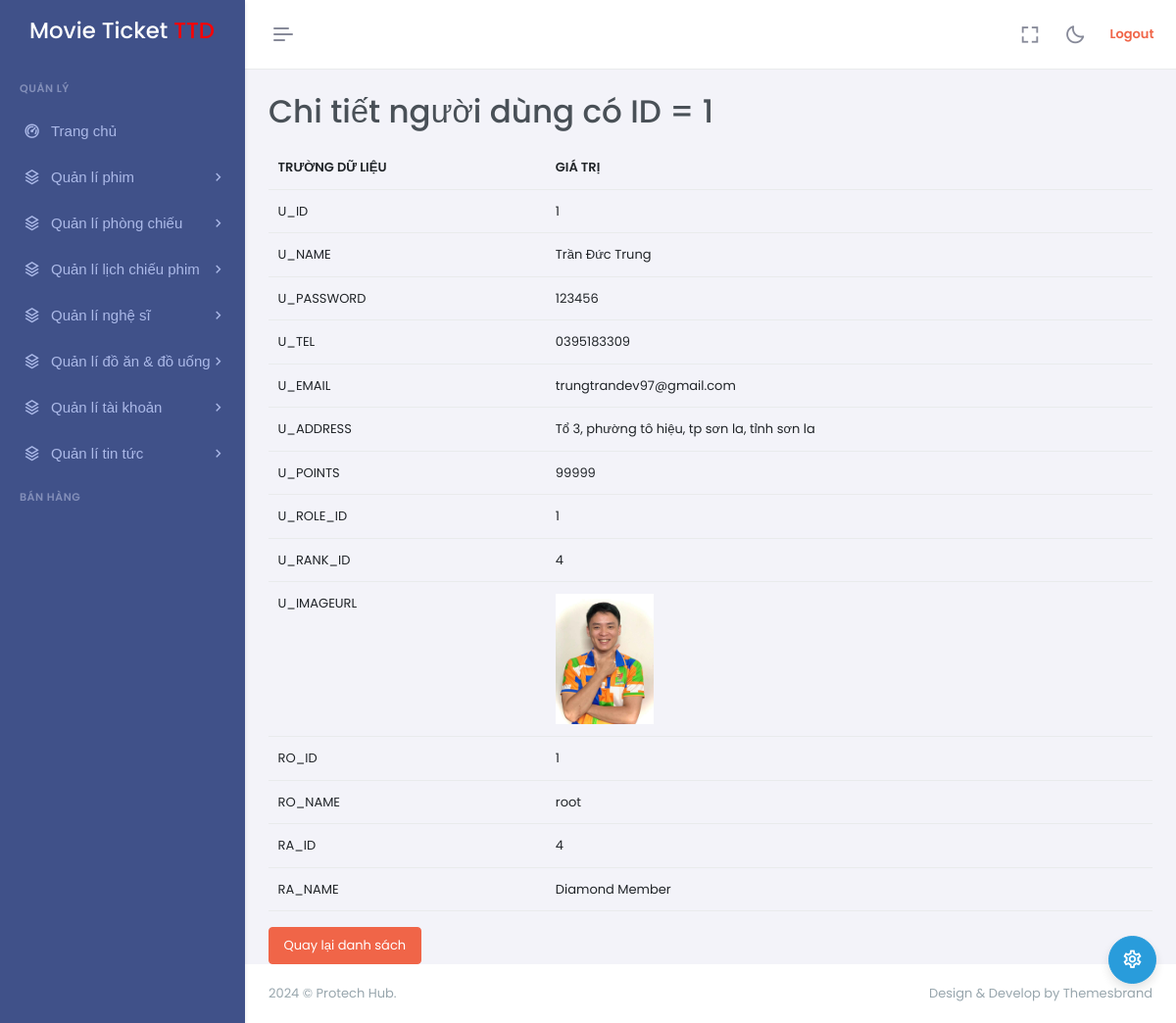
The app's page /?mode=admin&action=users-show&id=1 (signed in) with its own data.
### tables this page shows
CREATE TABLE `users` (
  `id` int NOT NULL,
  `name` varchar(50) NOT NULL,
  `password` varchar(50) NOT NULL,
  `repassword` varchar(50) NOT NULL,
  `tel` varchar(11) NOT NULL,
  `email` varchar(255) NOT NULL,
  `address` varchar(255) NOT NULL,
  `role_id` int NOT NULL,
  `rank_id` int NOT NULL,
  `points` int DEFAULT NULL,
  `imageURL` varchar(255) DEFAULT NULL
);

CREATE TABLE `roles` (
  `id` int NOT NULL,
  `name` varchar(50) NOT NULL,
  `description` varchar(255) NOT NULL
);

CREATE TABLE `ranks` (
  `id` int NOT NULL,
  `name` varchar(50) NOT NULL,
  `benefits` varchar(255) NOT NULL,
  `level` int NOT NULL
);

### controllers/admin/UserController.php (called while the page is built, shortened)
<?php
class UserController
{
    private $user;
    public function __construct()
    {
        $this->user = new User();
    }
    public function show()
    {
        try {
            $id = $_GET['id'];
            $user = $this->user->getID($id);
            require_once PATH_VIEW_ADMIN_MAIN;
        } catch (\Throwable $th) {
            $_SESSION['success'] = false;
            $_SESSION['msg'] = $th->getMessage();
            header('Location: ' . BASE_URL_ADMIN . '&action=users-list');
            exit();
        }
    }
}

### models/BaseModel.php (called while the page is built, shortened)
<?php
class BaseModel
{
    public function __construct()
    {
        $dsn = sprintf('mysql:host=%s;port=%s;dbname=%s;charset=utf8', DB_HOST, DB_PORT, DB_NAME);
        try {
            $this->pdo = new PDO($dsn, DB_USERNAME, DB_PASSWORD, DB_OBTIONS);
        } catch (PDOException $e) {
            die("Kết nối cơ sở dữ liệu thất bại: {$e->getMessage()}. Vui lòng thử lại sau.");
        }
    }
}

### models/User.php (called while the page is built, shortened)
<?php
class User extends BaseModel
{
    public function getID($id){
        $sql = "
        SELECT
         u.id                   u_id,
         u.name                 u_name,
         u.password             u_password,
         u.tel                  u_tel,
         u.email                u_email,
         u.address              u_address,
         u.points               u_points,
         u.role_id              u_role_id,
         u.rank_id              u_rank_id,
         u.imageURL             u_imageURL,
         ro.id                  ro_id,
         ro.name                ro_name,
         ra.id                  ra_id,
         ra.name                ra_name
         FROM
    users u
JOIN roles ro ON ro.id = u.role_id
JOIN ranks ra ON ra.id = u.rank_id
WHERE u.id = :id;
    ";
    $stmt = $this->pdo->prepare($sql);
    $stmt->execute(['id'=> $id]);
    return $stmt -> fetch();
    }
}
?>

### views/admin/users/show.php (the view)
<table class="table">
    <tr>
        <th>TRƯỜNG DỮ LIỆU</th>
        <th>GIÁ TRỊ</th>
    </tr>
    <?php foreach ($user as $key => $value): ?>
        <tr>
            <td><?= strtoupper($key) ?></td>
            <td>
                <?php
                switch ($key) {
                    case 'u_imageURL':
                        if (!empty($value)) {
                            $link = BASE_ASSETS_UPLOADS . $value;
                            echo "<img src='$link' width='100px'>";
                        }
                        break;
                    default:
                        echo $value;
                        break;
                }
                ?>
            </td>
        </tr>
    <?php endforeach; ?>
</table>
<a href="<?= BASE_URL_ADMIN . '&action=users-list' ?>" class="btn btn-danger">Quay lại danh sách</a>

### records on screen
users: id "1", name "Trần Đức Trung", password "123456", tel "0395183309", email "trungtrandev97@gmail.com", address "Tổ 3, phường tô hiệu, tp sơn la, tỉnh sơn la", points "99999", role "1", rank "4", imageURL (picture), role.name "root", rank.name "Diamond Member"

### other values on screen
$title "Chi tiết người dùng có ID = 1"
$key "U_ID"
$key "U_NAME"
$key "U_PASSWORD"
$key "U_TEL"
$key "U_EMAIL"
$key "U_ADDRESS"
$key "U_POINTS"
$key "U_ROLE_ID"
$key "U_RANK_ID"
$key "U_IMAGEURL"
$key "RO_ID"
$key "RO_NAME"
$key "RA_ID"
$key "RA_NAME"
